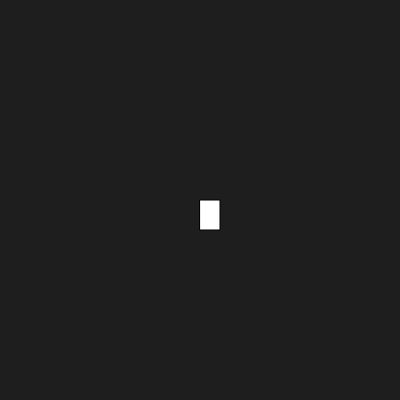
Frame 1 (no input)
Frame 60 (no input): identical to frame 1, image omitted
Frame 120 (the mouse pressed at the canvas centre since frame 60): identical to frame 1, image omitted

The p5.js sketch that drew this single still picture (run headless with seeded random() and noise() and a simulated clock; from frame 60 on, the mouse is pressed at the canvas centre):

// p5.js sketch
// ── sketch.js

function setup() {
  createCanvas(400,400);
}

function draw() 
{
  background(30);
  rect (200,200,20,30)

}
